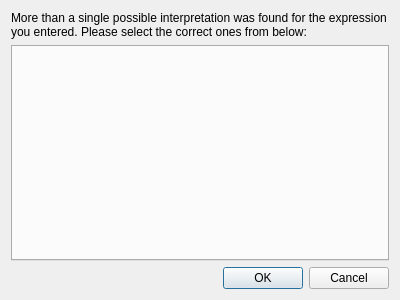
<?xml version="1.0" encoding="UTF-8"?>
<ui version="4.0">
 <class>TermSelectionDialog</class>
 <widget class="QDialog" name="TermSelectionDialog">
  <property name="geometry">
   <rect>
    <x>0</x>
    <y>0</y>
    <width>400</width>
    <height>300</height>
   </rect>
  </property>
  <property name="windowTitle">
   <string>Select an interpretation</string>
  </property>
  <layout class="QVBoxLayout" name="verticalLayout">
   <item>
    <widget class="QLabel" name="label">
     <property name="text">
      <string>More than a single possible interpretation was found for the expression you entered. Please select the correct ones from below:</string>
     </property>
     <property name="wordWrap">
      <bool>true</bool>
     </property>
    </widget>
   </item>
   <item>
    <widget class="QTabWidget" name="tabWidget">
     <property name="currentIndex">
      <number>-1</number>
     </property>
    </widget>
   </item>
   <item>
    <widget class="QDialogButtonBox" name="buttonBox">
     <property name="orientation">
      <enum>Qt::Horizontal</enum>
     </property>
     <property name="standardButtons">
      <set>QDialogButtonBox::Cancel|QDialogButtonBox::Ok</set>
     </property>
    </widget>
   </item>
  </layout>
 </widget>
 <resources/>
 <connections>
  <connection>
   <sender>buttonBox</sender>
   <signal>accepted()</signal>
   <receiver>TermSelectionDialog</receiver>
   <slot>accept()</slot>
   <hints>
    <hint type="sourcelabel">
     <x>248</x>
     <y>254</y>
    </hint>
    <hint type="destinationlabel">
     <x>157</x>
     <y>274</y>
    </hint>
   </hints>
  </connection>
  <connection>
   <sender>buttonBox</sender>
   <signal>rejected()</signal>
   <receiver>TermSelectionDialog</receiver>
   <slot>reject()</slot>
   <hints>
    <hint type="sourcelabel">
     <x>316</x>
     <y>260</y>
    </hint>
    <hint type="destinationlabel">
     <x>286</x>
     <y>274</y>
    </hint>
   </hints>
  </connection>
 </connections>
</ui>
